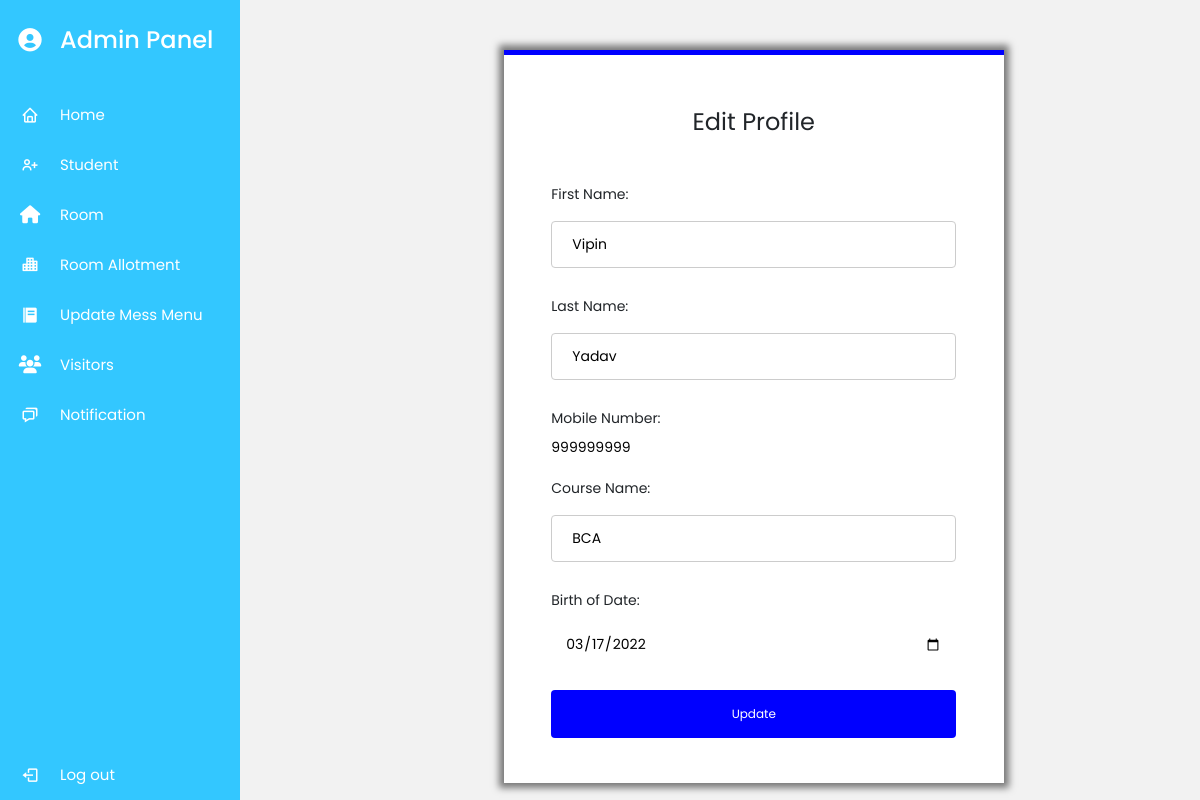
/adminedit/3 (signed in), run on an earlier commit of the app's database.
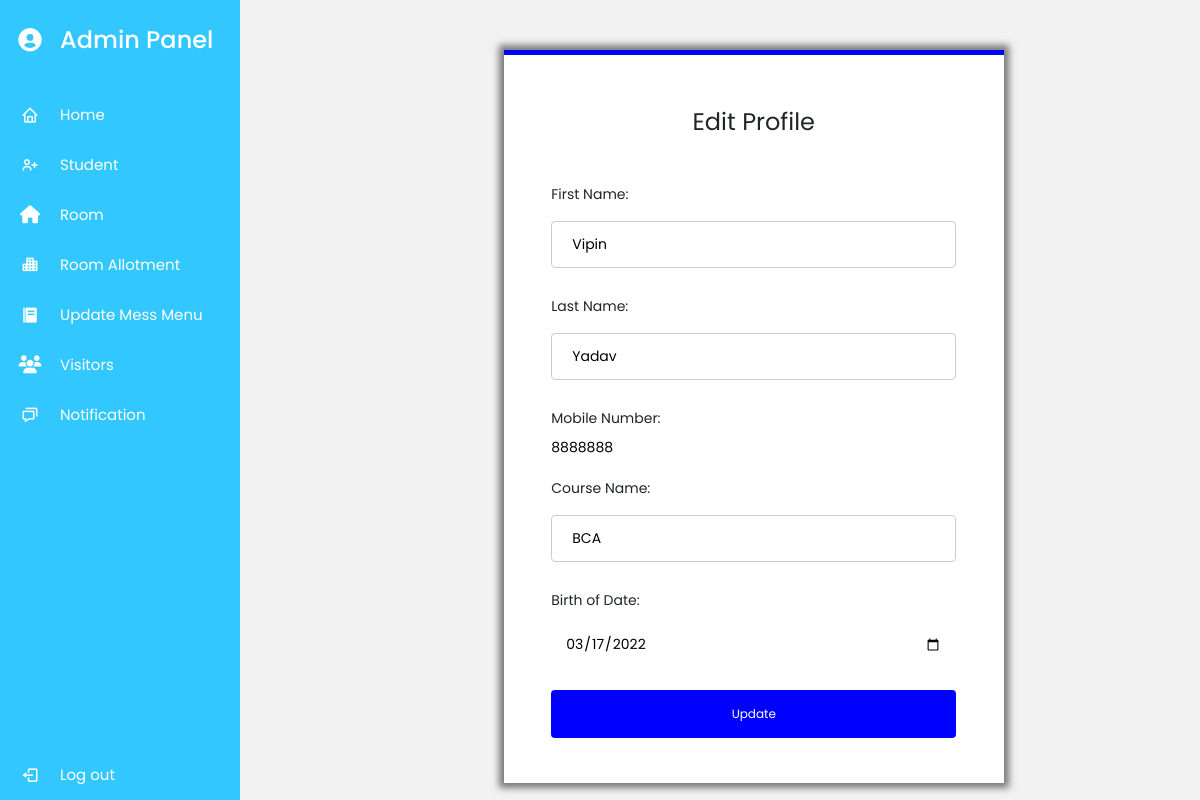
And on a later commit of the database.
### myapp/models.py (models this page shows, shortened)
class Student(models.Model):
    user = models.OneToOneField(User,on_delete=models.CASCADE,null=True)
    First_Name = models.CharField(max_length=50,null=False)
    Last_Name = models.CharField(max_length=50,null=False)
    Dob = models.DateField(auto_now=False,null=True)
    Contact = models.CharField(max_length=15,null=False)
    Aadhar_pic = models.ImageField(upload_to="img/",null=True)
    Profile_pic = models.ImageField(upload_to="img/",null=True)
    Course = models.CharField(max_length=20,null=True)
    Gender = models.CharField(choices=gender,max_length=15,null=True)

### myapp/views.py (the view, shortened to what this page needs)
# urls.py: path('adminedit/<int:id>',views.Adminedit,name='adminedit'),
def Adminedit(request, id):
    if request.user.is_superuser:
        data = Student.objects.get(id=id)
        return render(request, 'adminedit.html', {'key2': data})

### myapp/templates/adminedit.html (shortened to what this page needs)
{% extends 'admindash.html' %}
{% block content %}
    <div class="container">
    <center><h2>Edit Profile</h2></center>
    <form action="" method="post" enctype="multipart/form-data">
        <div class="input-name">
            <label for="">First Name:</label>
            <input type="text" placeholder="First Name" class="name" name="finame" value="{{key2.First_Name}}">
            </div>
            <div class="input-name">
                <label for="">Last Name:</label>
            <input type="text" placeholder="Last Name" class="name" name="laname " value="{{key2.Last_Name}}">
        </div>
            <div class="input-name">
                <label for="">Mobile Number:</label>
                <input type="number" placeholder="Contact" required class="" name="cont" value="{{key2.Contact}}">
            </div>
            <div class="input-name">
                <label for="">Course Name:</label>
                <input type="text" placeholder="Course" required class="name" name="cour" value="{{key2.Course}}">
            </div>
            <div class="input-name">
                <label for="">Birth of Date:</label>
                <input type="date" placeholder="Date of Birth" required class="text-name" name="dob" value="{{key2.Dob|date:"Y-m-d"}}" >
            </div>
            <div class="input-name">
                <input type="submit" class="button" value="Update">
            </div>
        </div>
    {% endblock content %}

What changed in the data, as far as the page shows it:
changed Student "Vipin": cont "999999999" → "8888888"
